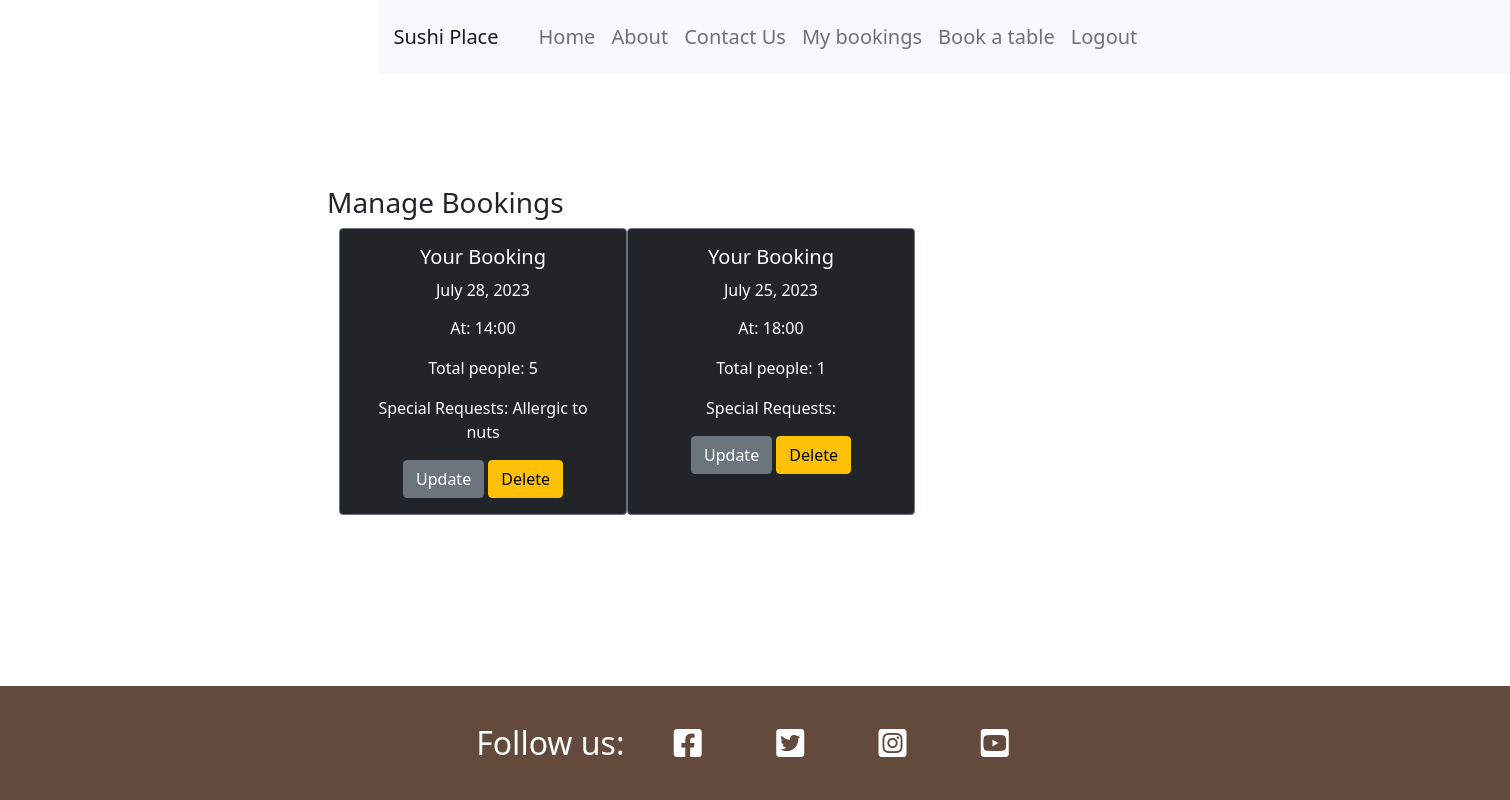
The app's page /my_bookings/ (signed in) with its own data.
### RestaurantBookingApp/models.py (models this page shows, shortened)
class Reservation(models.Model):
    TIME_OPTIONS = (
        ('11:00', '11:00'),
        ('11:30', '11:30'),
        ('12:00', '12:00'),
        ('12:30', '12:30'),
        ('13:00', '13:00'),
        ('13:30', '13:30'),
        ('14:00', '14:00'),
        ('14:30', '14:30'),
        ('15:00', '15:00'),
        ('15:30', '15:30'),
        ('16:00', '16:00'),
        ('16:30', '16:30'),
        ('17:00', '17:00'),
        ('17:30', '17:30'),
        ('18:00', '18:00'),
        ('18:30', '18:30'),
        ('19:00', '19:00'),
        ('19:30', '19:30'),
        ('20:00', '20:00'),
    )
    user = models.ForeignKey(User, on_delete=models.CASCADE, related_name="user_booking")
    first_name = models.CharField("First name", max_length=20)
    last_name = models.CharField("Last name", max_length=30)
    email = models.EmailField(null=True)
    phone_number = models.IntegerField(blank=True, null=True)
    guests = models.IntegerField("Number of people")
    date = models.DateField()
    time = models.CharField("Arrival time", max_length=30, choices=TIME_OPTIONS, default="18:00")
    additional_info = models.TextField(default="Additional Info (special requests, allergies etc.)", blank=True, null=True)
    class Meta:
        ordering = ['-date']

### RestaurantBookingApp/views.py (the view)
# urls.py: path('my_bookings/', views.my_bookings_page, name = 'my_bookings_page'),
def my_bookings_page(request):
    if request.user.is_authenticated:
        bookings = Reservation.objects.filter(user=request.user)
        context = {
            'bookings': bookings
        }
        return render(request, 'mybookings.html', context)
    else:
        return redirect('../account/signup')

### templates/mybookings.html
{% extends "base.html" %}
{% block content %}
<section>
  <div class="container height mt-5 pt-5">
    <div class="row">
      <div class="col-md-8 mt-3 offset-md-2">
        <h3>Manage Bookings</h3>
        <div class="container">
          <div class="row">
            {% for booking in bookings %}
            <div class="card text-white bg-dark text-center border-secondary" style="width: 18rem;">
              <div class="card-body">
                <h5 class="card-title mb-3">Your Booking</h5>
                <h6 class="card-subtitle text-white">{{ booking.date }}</h6>
                <p class="card-text">
                  <p>At: {{ booking.time }}</p>
                  <p>Total people: {{ booking.guests }}</p>
                  <p>Special Requests: {{ booking.additional_info }}</p>
                </p>
                <a href="/edit/{{booking.id}}" class="btn btn-secondary">Update</a>
                <a href="/delete/{{booking.id}}" class="btn btn-warning">Delete</a>
              </div>
            </div>
            {% empty %} <p>You have no reservations currently</p>
            {% endfor %}
          </div>
        </div>
      </div>
    </div>
  </div>
</section>
{% endblock %}

### static/css/style.css (style rules this page uses)
body { padding-bottom: 114px; }

### records on screen
Reservation: date "July 28, 2023", time "14:00", guests "5", additional_info "Allergic to nuts"
Reservation: date "July 25, 2023", time "18:00", guests "1"
